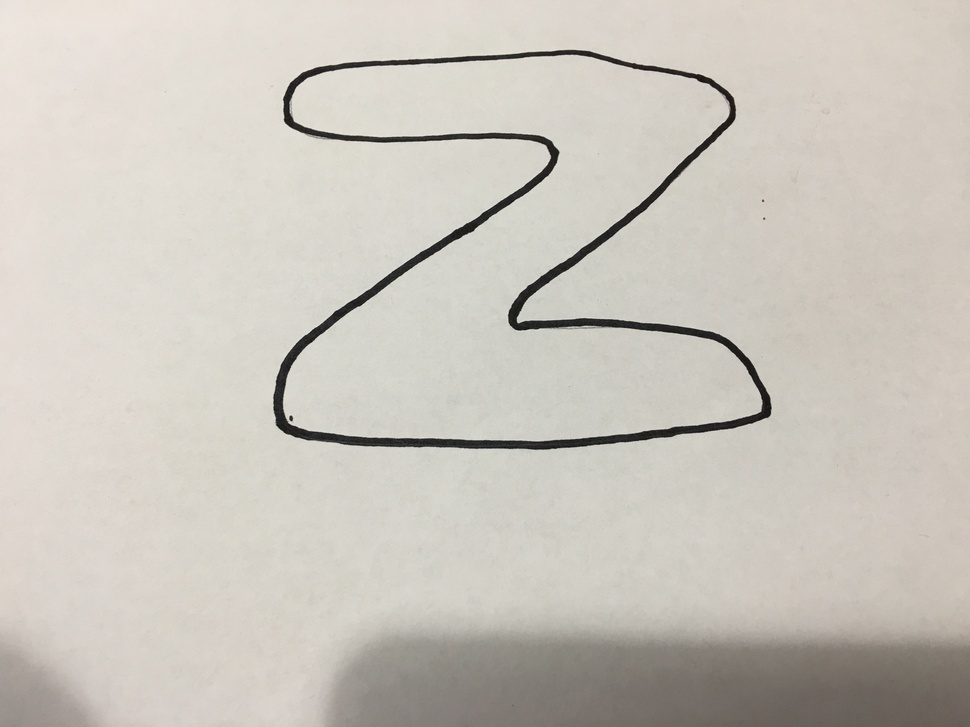
%> input picture camera_image.jpg, 970 x 727 px, shrunk from 4032 x 3024 before the run
$ octave --eval "result = ImageProcessing(imread('camera_image.jpg'));"   (GNU Octave 9; MATLAB toolbox functions it lacks are replaced by stand-ins)
%> lines starting %> are read from the running program, lines starting %| are printed output that depends on the picture; in (x1, y1, x2, y2) boxes, pixels count from 0 and x2, y2 are one past the last pixel; in counts of white or black regions, pixels touching at a corner belong together; the program's own positions count from 1
function L = ImageProcessing(image, threshold)
% splits up an image into good and bad region
% INPUTS:
%   image - an RGB image, made by doing imread()
%   threshold - threshold to find edge vs paper (default is set to 0.3)
% OUTPUTS:
%   L - sectioned image that is 1 for bad area, and 0 for good area

if nargin == 1
    threshold = 0.3;
end
G = rgb2gray(image); % converted to gray scale
BW = imbinarize(G,threshold); % converted to binary
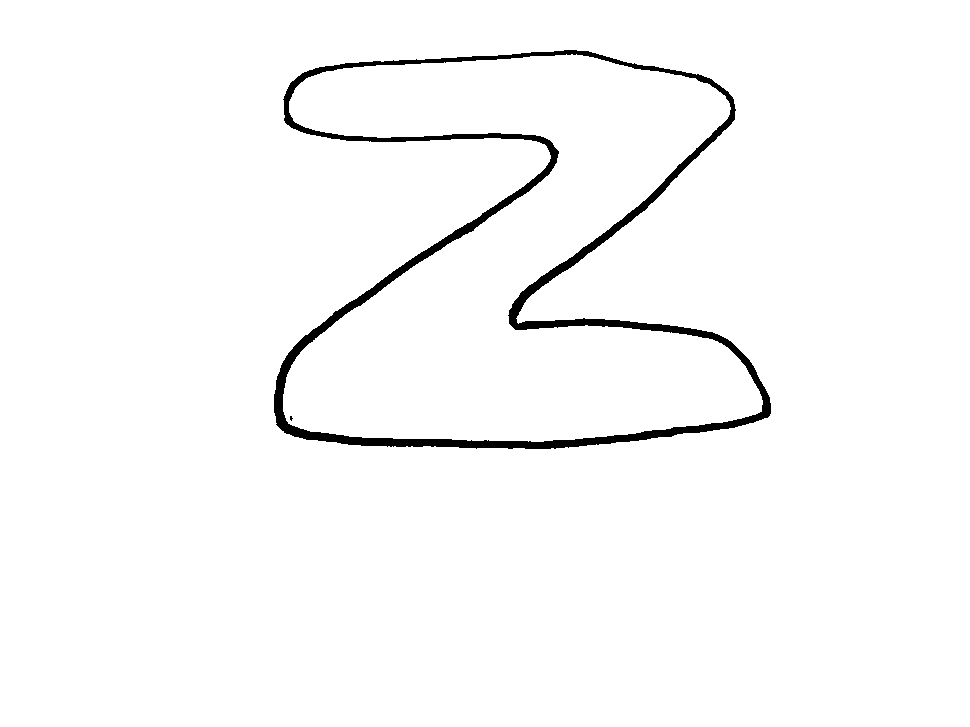
%> BW: size 727x970 logical; 97.9% white; 2 black regions (1 under 20 px), largest, box (x1, y1, x2, y2) and area: (274, 50, 771, 449) 14962
[~,L] = bwboundaries(BW,'noholes'); % converted to sectioned image
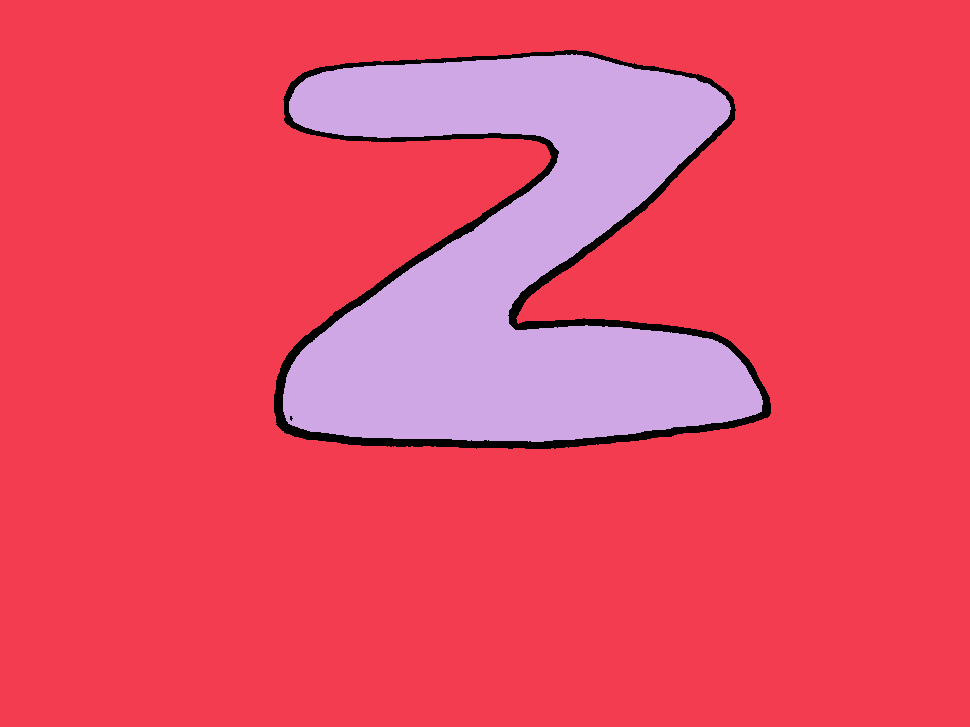
%> L: size 727x970 double; 3 distinct labels, from 0 to 2; one colour per label, 0 black
end
